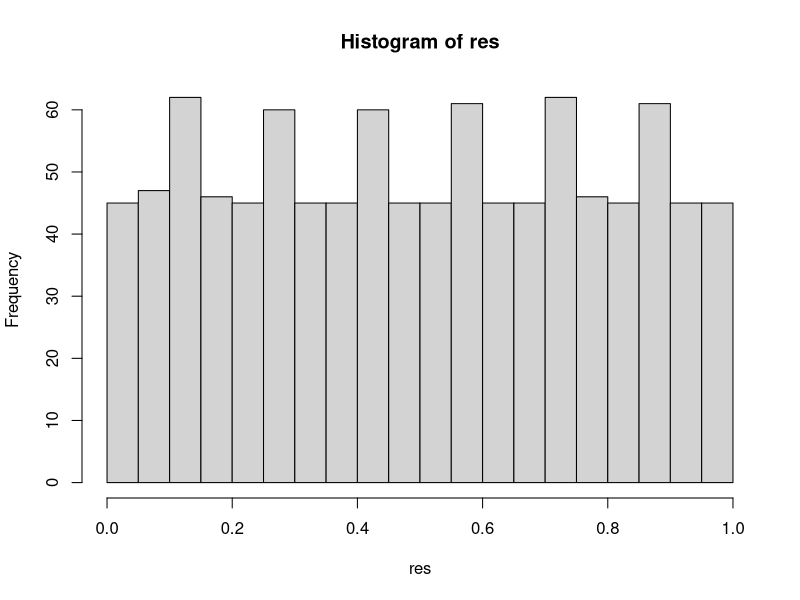
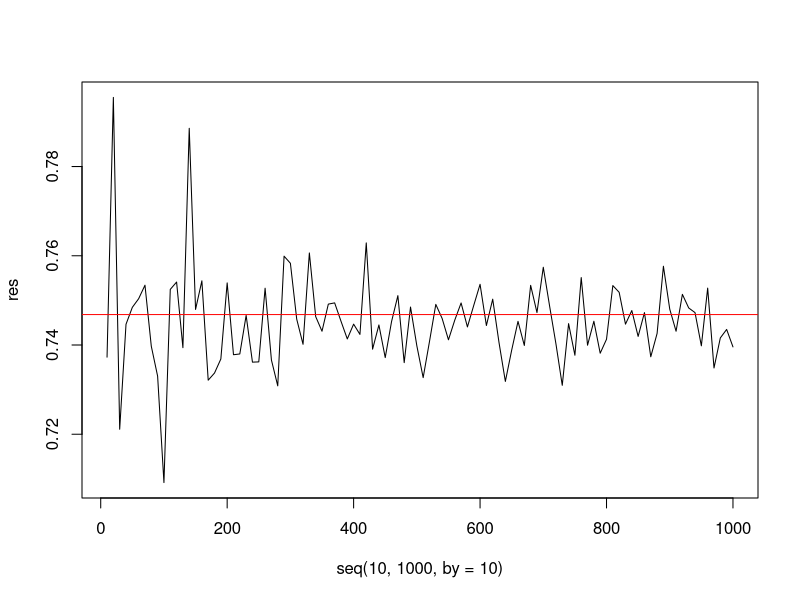
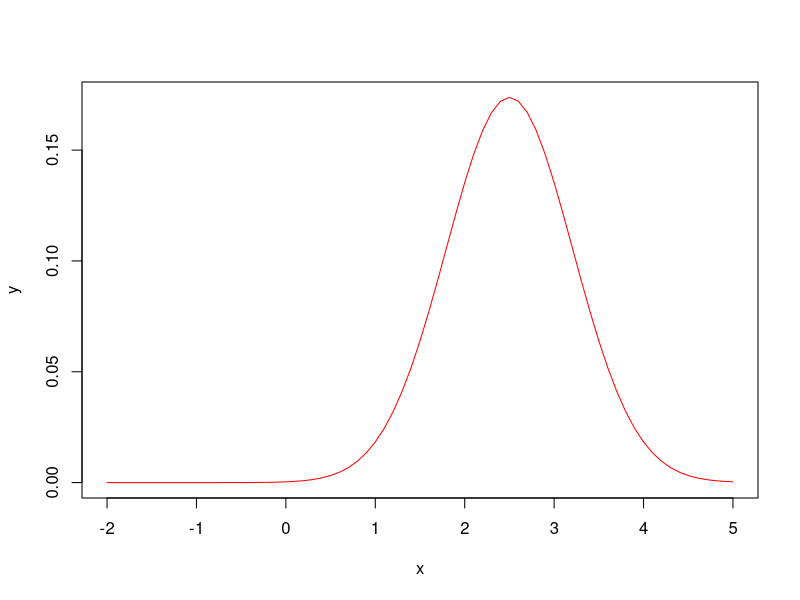

Here is the R script that generated these plots, in order: (Note: this script raises an error after producing the figures.)
#Generación de numeros pseudoaleatorios 
mcm <- function(a, m, x0, n){
  if(is.integer(a) & is.integer(m) & a > 0 & m> 0){
    res <- numeric(n+1)
    res[1] <- x0
    for(i in 2:(n+1)){
      res[i] <- ((a*res[i-1]) %% m)
    }
    return(res[-1]/m)
  } else {
    cat('Los valores de a y m no cumplen las condiciones (enteros positivos)')
  }
}

res <- mcm(a = 31L, m = 67L, x0= 12, n = 1000)
which(res == res[1])
hist(res,breaks = seq(0,1,by=0.05))

valores<-expand.grid(a=c(7L, 19L, 31L, 47L, 71L, 89L), m =c(67L, 321L, 577L, 800L), x0 = c(7,12,22,53))

valores$ciclo <- sapply(1:nrow(valores), function(k){
  res <- mcm(a= valores[k,1], m= valores[k,2], x0= valores[k,3], n=1000)
  which(res == res[1])[2] - 1
})
print(valores)
which.max(valores$ciclo)
which.min(valores$ciclo)


gcm <- function(a, m, c, x0, n){
  if(is.integer(a) & is.integer(m) & a > 0 & m> 0){
    res <- numeric(n+1)
    res[1] <- x0
    for(i in 2:(n+1)){
      res[i] <- ((a*res[i-1] + c) %% m) /m
    }
    return(res[-1])
  } else {
    cat('Los valores de a y m no cumplen las condiciones (enteros positivos)')
  }
}
res1<-gcm(a = 31L, m = 67L,c=0, x0= 12, n = 10)
res2<-gcm(a = 31L, m = 67L,c=1, x0= 12, n = 10)
which(res1[1]==res2)
which(res1[2]==res2)

fx <- 'exp(-x^2)'

# Aproximacion de integrales
#f(x) es ingresada por el usuario (x es la variable)
aprox_fx <- function(k){
  x <- runif(k)
  return (mean(eval(parse(text=fx))))
}
aprox_fx(10000)
#valor teorico 0.74682
res <- sapply(seq(10,1000,by=10),function(j){
  aprox_fx(j)
})
plot(seq(10,1000,by=10),res, type='l')
abline(h=0.74682, col='red')

#Funciones que convierten texto en expresiones evaluables: eval y  parse
funcion <-'x^2 - 4*x + 7'
x <- seq(0,1,by=0.2)
eval(parse(text=funcion))

# Integrales en un rango [a.b]
# Evalúe la siguiente integral \int_{-x}^{5} exp(-x^2+5x-8)

f2x <- 'exp(-x^2 + 5*x - 8)'
a <- -2
b <- 5

aprox_f2x <- function(k) {
  y <- runif(k)
  x <- a + (b - a) * y
  return(mean(eval(parse(text = f2x))) * (b - a))
}

aprox_f2x(100000)

mi_entorno <- list(x=seq(a,b,by=0.1))
mi_entorno$y <- eval(parse(text = f2x),envir = mi_entorno)
mi_entorno

plot(mi_entorno$x, mi_entorno$y, type = 'l', col ='red' , xlab = 'x', ylab = 'y')

# Aproximación de integrales en [o,inf)

# Aproximar \int_{0}^{inf} exp(-x^2)
f3x <- 'exp(-x^2)'

aprox_f3x <- function(k) {
  y <- runif(k)
  x <- (1 / y) - 1
  
  return(mean(eval(parse(text = f3x)) / (y^2)))
}

aprox_f3x(10000)

# Aproximación de pi mediante la simulación de pares ordenados en un cuadrado de area 4
aprox_pi <- function(k){
  u1 <- runif(k)
  u2 <- runif(k)
  return(mean((2*u1 -1)^2 + (2*u2 -1)^2 <= 1))
}
aprox_pi(100000)

n <- 100
df <- data.frame(id = 1:n, x=2*runif(n)-1 , y =2*runif(n)-1)
df$dentro <- (df$x^2 +df$y^2 <=1)
df

library(ggplot2)
library(gganimate)
# Dibujamos el círculo
angulo <- seq(0,2*pi, length.out=n)
circulo_df <- data.frame(x=cos(angulo), y=sin(angulo))

p <- ggplot() + geom_path(data=circulo_df, aes(x=x, y=y), color='green', linewidth=1.2) + geom_point(data=df,aes(x=x, y=y, color = dentro),size=1.5)

# Animacion
animacion <- p + transition_time(id) + shadow_mark(past = TRUE)
anim_save('aproximacion-pi.gif',animation = animacion,nframes = 100, fps = 20,renderer = gifski_renderer())
